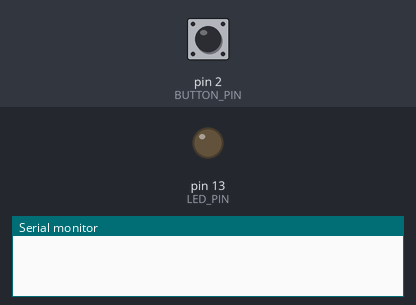
The sketch below on a simulated Arduino Uno, built with avr-gcc and run on an emulated ATmega328P. Parts: output pins drawn as LEDs (lit = HIGH), the last lines printed to the serial monitor. The inputs (shaded band) are chosen by the test bench; at power-on: pin 2 (BUTTON_PIN) HIGH.

Above: at 1.2 s.
1.3 s: pin 2 (BUTTON_PIN) pulled LOW for 0.15 s
At 2.5 s:
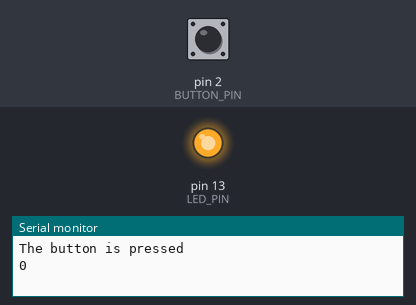
2.9 s: pin 2 (BUTTON_PIN) pulled LOW for 1 s
At 3.9 s:
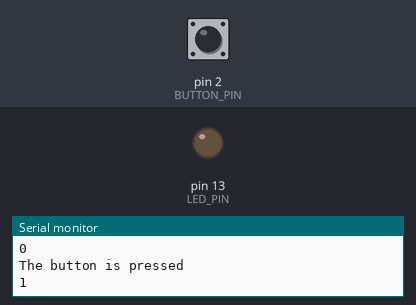
5.4 s: pin 2 (BUTTON_PIN) pulled LOW for 3.2 s
At 5.8 s:
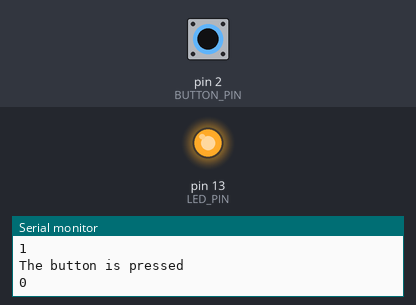
Timing chart, 0 to 8.4 s (numbered marks = the images above; inputs shaded):
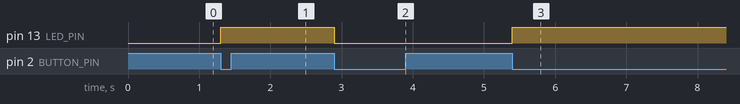

The sketch:

buttonState.ino
```cpp
const int BUTTON_PIN = 2; // Arduino pin connected to button's pin
const int LED_PIN    = 13; // Arduino pin connected to LED's pin

// variables will change:
int ledState = LOW;     // the current state of LED
int lastButtonState;    // the previous state of button
int currentButtonState; // the current state of button

void setup() {
  Serial.begin(9600);                // initialize serial
  pinMode(BUTTON_PIN, INPUT_PULLUP); // set arduino pin to input pull-up mode
  pinMode(LED_PIN, OUTPUT);          // set arduino pin to output mode

  currentButtonState = digitalRead(BUTTON_PIN);
}

void loop() {
  lastButtonState    = currentButtonState;      // save the last state
  currentButtonState = digitalRead(BUTTON_PIN); // read new state

  if(lastButtonState == HIGH && currentButtonState == LOW) {
    Serial.println("The button is pressed");
    Serial.println(ledState);

    // toggle state of LED
    ledState = !ledState;

    // control LED arccoding to the toggled state
    digitalWrite(LED_PIN, ledState);
  }
}
```

Measured:
- after the input at 1.3 s, pin 13 (LED_PIN): LOW → HIGH at once
- after the input at 2.9 s, pin 13 (LED_PIN): HIGH → LOW at once
- after the input at 5.4 s, pin 13 (LED_PIN): LOW → HIGH at once
